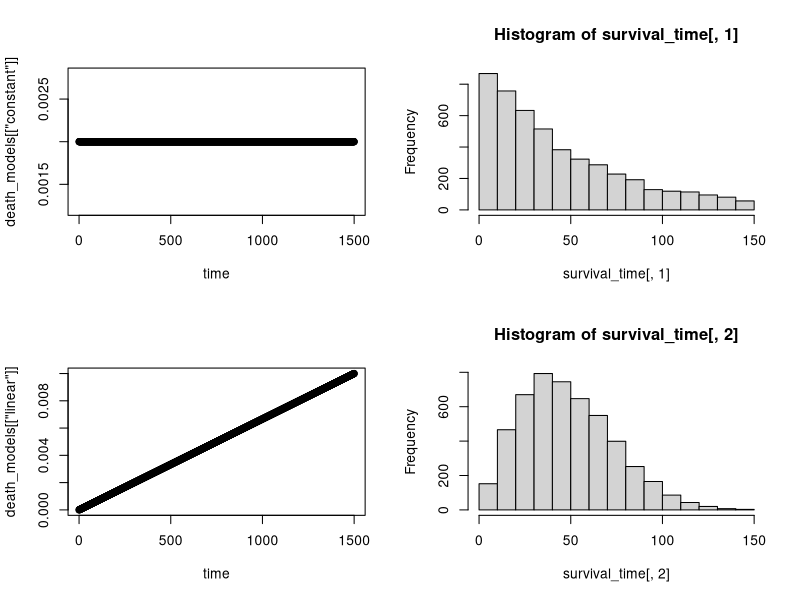

The R script that drew this image:
# survival models

max_time <- 150 # let's say days
timestep <- 0.1
samples <- 5000
time <- seq(0, max_time / timestep)  # adapt observation frequency
death_models <- list()

# constant death rate
death_models[["constant"]] <- rep(0.02, length(time)) * timestep

# linearly increasing death rate
death_models[["linear"]] <- seq(0, .1, length.out = length(time)) * timestep


survival_time <- matrix(nrow = samples, ncol = length(death_models))
for (m in 1:length(death_models)) {
    for (i in 1:samples) {
        survival <- rbinom(max(time), 1, 1 - death_models[[m]])
        survival_time[i, m] <- which(survival == 0)[1]
        survival_time <- ifelse(is.na(survival_time), Inf, survival_time)
        colnames(survival_time) <- names(death_models)

    }
}

survival_time <- survival_time * timestep  # convert time back to days

par(mfrow = c(2, 2))
plot(time, death_models[["constant"]])
hist(survival_time[, 1], xlim = c(0, max_time))
plot(time, death_models[["linear"]])
hist(survival_time[, 2], xlim = c(0, max_time))
